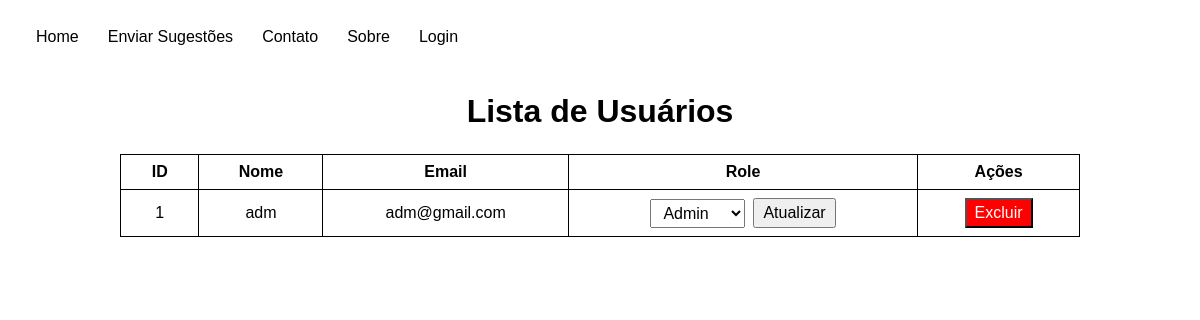
Before: /View/UsuarioListar.php with the older database file.
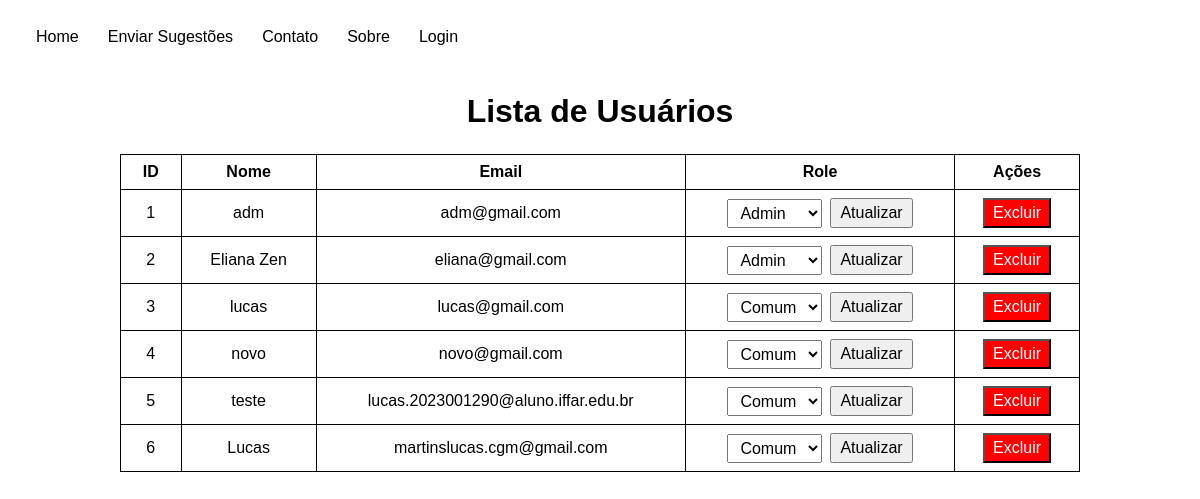
After: the same page with the newer database file.
### tables this page shows
CREATE TABLE `usuarios` (
  `id` int(11) NOT NULL,
  `nome_usuario` varchar(255) NOT NULL,
  `email` varchar(255) NOT NULL,
  `tipo` varchar(50) NOT NULL,
  `sessaoID` varchar(255) DEFAULT NULL,
  `senha` varchar(255) NOT NULL,
  `codigo_recuperacao` varchar(10) DEFAULT NULL,
  `codigo_expiracao` datetime DEFAULT NULL
);

### Conexao/ConexaoConfig.php (called while the page is built, shortened)
<?php
class ConexaoConfig {
	private $sgbd;
	private $host;
	private $bd;
	private $usuario;
	private $senha;
	public function __construct(){
		$iniFile = parse_ini_file(__DIR__ . "/config.ini");
		$this->sgbd = $iniFile["sgbd"];
		$this->host = $iniFile["host"];
		$this->bd = $iniFile["bd"];
		$this->usuario = $iniFile["usuario"];
		$this->senha = $iniFile["senha"];
	}
	public function getSgbd() {
		return $this->sgbd;
	}
	public function getHost() {
		return $this->host;
	}
	public function getBd() {
		return $this->bd;
	}
	public function getUsuario() {
		return $this->usuario;
	}
	public function getSenha() {
		return $this->senha;
	}
}

### Conexao/Conexao.php (called while the page is built, shortened)
<?php
include_once 'ConexaoConfig.php';
class Conexao {
    private static $conexao;
    public static function getConexao() {
    	$config = new ConexaoConfig();
    	if (!isset(self::$conexao)) {
    		self::$conexao = new PDO($config->getSgbd().":host=".$config->getHost()."; dbname=".$config->getBd().";", $config->getUsuario(), $config->getSenha());
    		self::$conexao->setAttribute(PDO::ATTR_ERRMODE, PDO::ERRMODE_EXCEPTION);
    	}
    	return self::$conexao;
    }
}
?>

### Controller/UsuarioDAO.php (called while the page is built, shortened)
<?php
include_once __DIR__ . '/../Conexao/Conexao.php';
class UsuarioDAO{
    private $conexao;
    public function __construct() {
        $this->conexao = Conexao::getConexao();
    }
public function listarTodos() {
    $stmt = $this->conexao->prepare("SELECT * FROM usuarios ORDER BY id ASC");
    $stmt->execute();
    return $stmt->fetchAll(PDO::FETCH_ASSOC);
}
}

### View/UsuarioListar.php (the view, shortened to what this page needs)
<?php
include_once __DIR__ . '/../Controller/UsuarioDAO.php';
$usuarioDAO = new UsuarioDAO();
$usuarios = $usuarioDAO->listarTodos();
?>
<!DOCTYPE html>
<html lang="pt-BR">
<head>
    <Link rel="stylesheet" href="../Css/usuariosListar.css">
</head>
<body>
    <?php include_once __DIR__ . '/header.php'; ?>
    <h1> Lista de Usuários</h1>
    <table>
        <thead>
            <tr>
                <th>ID</th>
                <th>Nome</th>
                <th>Email</th>
                <th>Role</th>
                <th>Ações</th>
            </tr>
        </thead>
        <tbody>
            <?php foreach ($usuarios as $usuario): ?>
                <tr>
                    <td><?= htmlspecialchars($usuario['id']) ?></td>
                    <td><?= htmlspecialchars($usuario['nome_usuario']) ?></td>
                    <td><?= htmlspecialchars($usuario['email']) ?></td>
                    <td>
                        <form method="POST" action="">
                            <select name="nova_role">
                                <option value="admin" <?= $usuario['tipo']=='admin'?'selected':'' ?>>Admin</option>
                                <option value="comum" <?= $usuario['tipo']=='comum'?'selected':'' ?>>Comum</option>
                            </select>
                            <button type="submit">Atualizar</button>
                        </form>
                    </td>
                    <td>
                        <form method="POST" action="" onsubmit="return confirm('Tem certeza que deseja excluir este usuário?');">
                            <button type="submit" style="background-color:red;color:white;">Excluir</button>
                        </form>
                    </td>
                </tr>
            <?php endforeach; ?>
        </tbody>
    </table>
</body>
</html>

### View/header.php (shortened to what this page needs)
<!DOCTYPE html>
<html lang="pt-BR">
<head>
    <link rel="stylesheet" href="../Css/header.css">
</head>
<body>
    <header>
        <nav aria-label="Menu principal">
            <div class="nav-container">
                <?php if (!isset($_SESSION['id']) || (isset($_SESSION['tipo']) && $_SESSION['tipo'] === 'comum')): ?>
                    <a href="Home.php">Home</a>
                    <a href="UsuarioSugestao.php">Enviar Sugestões</a>
                    <a href="#">Contato</a>
                    <a href="#">Sobre</a>
                    <a href="AdmLogin.php">Login</a>
                <?php endif; ?>
            </div>
        </nav>
    </header>
</body>
</html>

### Css/usuariosListar.css (style rules this page uses)
body { font-family: Arial, sans-serif; display: flex; flex-direction: column; align-items: center; margin: 0; padding-top: 4.5rem; }
h1 { text-align: center; margin-bottom: 1.5rem; }
table { border-collapse: collapse; width: 80%; text-align: center; }
th, td { border: 1px solid #000; padding: 0.5rem 1rem; }
form { display: flex; justify-content: center; align-items: center; gap: 0.5rem; margin: 0; }
select, button { padding: 0.25rem 0.5rem; font-size: 1rem; cursor: pointer; }

### Css/header.css (style rules this page uses)
header { position: fixed; top: 0; left: 0; width: 100%; height: 4.5rem; display: flex; align-items: center; padding: 0 1.5rem; z-index: 1000; background-color: #fff; font-size: 1.125rem; box-sizing: border-box; }
header nav { display: flex; align-items: center; width: 100%; gap: 2rem; flex-wrap: wrap; }
header a, header .nav-right button { text-decoration: none; color: #000; background: none; border: none; cursor: pointer; font-size: 1rem; padding: 0.5rem 0.75rem; line-height: 1.2; box-sizing: border-box; min-width: 60px; }

Changed rows visible on the page:
added usuarios: id "2", nome_usuario "Eliana Zen", email "eliana@gmail.com", nova_role "Admin"
added usuarios: id "3", nome_usuario "lucas", email "lucas@gmail.com", nova_role "Comum"
added usuarios: id "4", nome_usuario "novo", email "novo@gmail.com", nova_role "Comum"
added usuarios: id "5", nome_usuario "teste", email "lucas.2023001290@aluno.iffar.edu.br", nova_role "Comum"
added usuarios: id "6", nome_usuario "Lucas", email "martinslucas.cgm@gmail.com", nova_role "Comum"
